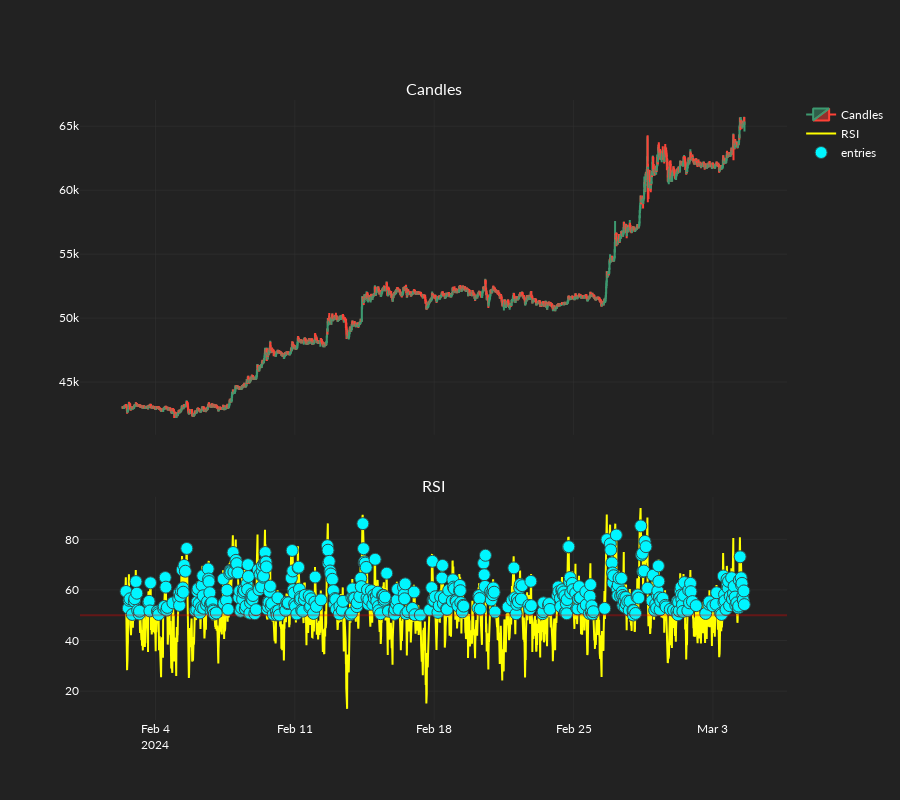

Source (notebook cell):
### Code cell
short_strat = RSIRisingFalling(
    long_short="short",
    rsi_length=np.array([14]),
    rsi_is_above=np.arange(50, 76, 5),
)
short_strat.set_entries_exits_array(
    candles=candles,
    ind_set_index=0,
)
short_strat.plot_signals(candles=candles)

### Figure 1 — Plotly figure (JSON) as saved in the notebook; plotly's stock layout.template omitted (floating-point values rounded to 4 significant figures; data arrays with more than 128 entries replaced by an {"elided": "..."} marker saying what was removed)
{"data": [{"close": {"elided": "3000 float values"}, "high": {"elided": "3000 float values"}, "low": {"elided": "3000 float values"}, "name": "Candles", "open": {"elided": "3000 float values"}, "type": "candlestick", "x": {"elided": "3000 str values"}, "xaxis": "x", "yaxis": "y"}, {"line": {"color": "yellow"}, "name": "RSI", "type": "scatter", "x": {"elided": "3000 str values"}, "xaxis": "x2", "y": {"elided": "3000 float values"}, "yaxis": "y2"}, {"marker": {"color": "#00F6FF", "line": {"color": "DarkSlateGrey", "width": 1}, "size": 12, "symbol": "circle"}, "mode": "markers", "name": "entries", "type": "scatter", "x": {"elided": "3000 str values"}, "xaxis": "x2", "y": {"elided": "3000 float values"}, "yaxis": "y2"}], "layout": {"annotations": [{"font": {"size": 16}, "showarrow": false, "text": "Candles", "x": 0.5, "xanchor": "center", "xref": "paper", "y": 1, "yanchor": "bottom", "yref": "paper"}, {"font": {"size": 16}, "showarrow": false, "text": "RSI", "x": 0.5, "xanchor": "center", "xref": "paper", "y": 0.36, "yanchor": "bottom", "yref": "paper"}], "height": 800, "shapes": [{"line": {"color": "red"}, "opacity": 0.3, "type": "line", "x0": 0, "x1": 1, "xref": "x2 domain", "y0": 50, "y1": 50, "yref": "y2"}], "xaxis": {"anchor": "y", "domain": [0, 1], "matches": "x2", "rangeslider": {"visible": false}, "showticklabels": false}, "xaxis2": {"anchor": "y2", "domain": [0, 1]}, "yaxis": {"anchor": "x", "domain": [0.46, 1]}, "yaxis2": {"anchor": "x2", "domain": [0, 0.36]}}}
